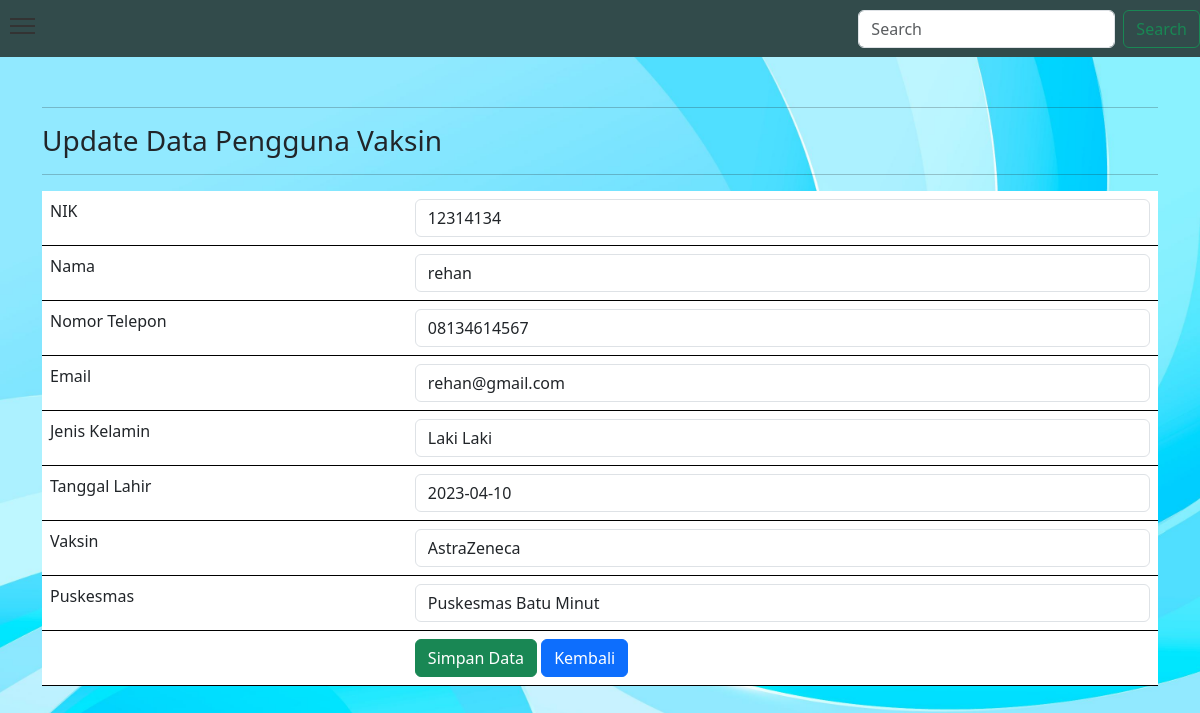
/edit_penduduk.php?NIK=12314134, run on the app's committed database.
### tables this page shows
CREATE TABLE `penduduk` (
  `NIK` int(11) NOT NULL,
  `Nama` varchar(50) NOT NULL,
  `Nomor_hp` varchar(50) NOT NULL,
  `Email` varchar(50) NOT NULL,
  `Jenis_kelamin` enum('L','P') NOT NULL,
  `Tanggal_lahir` date NOT NULL,
  `id_vaksin` int(50) NOT NULL,
  `id_puskesmas` int(50) NOT NULL
);

CREATE TABLE `vaksin` (
  `id_vaksin` int(50) NOT NULL,
  `jenis_vaksin` varchar(50) NOT NULL
);

CREATE TABLE `puskesmas` (
  `id_puskesmas` int(50) NOT NULL,
  `nama_puskes` varchar(50) NOT NULL
);

### edit_penduduk.php (the view, shortened to what this page needs)
<?php include 'header.php';
$NIK = $_GET['NIK'];
$query = mysqli_query($connect, "select * from penduduk where NIK='$NIK'");
$penduduk = mysqli_fetch_assoc($query);
?>
<body>
    <div class="container" style="margin-top: 50px;">
        <hr>
        <h3>Update Data Pengguna Vaksin</h3>
        <hr>
        <form action="update_penduduk.php" method="post">
            <table class="table table-borderd">
                <tr>
                    <td>NIK</td>
                    <td><input type="NIK" name="NIK" value="<?php echo $penduduk['NIK'] ?>" placeholder="nik" class="form-control"></td>
                </tr>
                <tr>
                    <td>Nama</td>
                    <td><input type="Nama" name="Nama" value="<?php echo $penduduk['Nama'] ?>" placeholder="Nama" class="form-control"></td>
                </tr>
                <tr>
                    <td>Nomor Telepon</td>
                    <td><input type="Nomor_hp" name="Nomor_hp" value="<?php echo $penduduk['Nomor_hp'] ?>" placeholder="Email" class="form-control"></td>
                </tr>
                <tr>
                    <td>Email</td>
                    <td><input type="Email" name="Email" value="<?php echo $penduduk['Email'] ?>" placeholder="email" class="form-control"></td>
                </tr>
                <td>Jenis Kelamin</td>
                <td>
                    <select name="Jenis_kelamin" value="<?php echo $mahasiswa['Jenis_kelamin'] ?>" class="form-control">
                        <option value="L">Laki Laki</option>
                    </select>
                </td>
                <tr>
                    <td>Tanggal Lahir</td>
                    <td><input type="Tanggal_lahir" name="Tanggal_lahir" value="<?php echo $penduduk['Tanggal_lahir'] ?>" class="form-control"></td>
                </tr>
                <tr>
                    <td>Vaksin</td>
                    <td><select name="id_vaksin" class="form-control">
                            <?php
                            $vaksin = mysqli_query($connect, "select * from vaksin");
                            while ($row = mysqli_fetch_assoc($vaksin)) {
                                echo "<option value='" . $row['id_vaksin'] . "' ";
                                echo $row['id_vaksin'] == $penduduk['id_vaksin'] ? "selected" : "~~";
                                echo ">" . $row['jenis_vaksin'] . "</option>";
                            }
                            ?>
                        </select>
                </tr>
                <tr>
                    <td>Puskesmas</td>
                    <td><select name="id_puskesmas" class="form-control">
                            <?php
                            $puskesmas = mysqli_query($connect, "select * from puskesmas");
                            while ($row = mysqli_fetch_assoc($puskesmas)) {
                                echo "<option value='" . $row['id_puskesmas'] . "' ";
                                echo $row['id_puskesmas'] == $penduduk['id_puskesmas'] ? "selected" : "";
                                echo ">" . $row['nama_puskes'] . "</option>";
                            }
                            ?>
                        </select>
                </tr>
                <tr>
                    <td></td>
                    <td><button type="submit" class="btn btn-success">Simpan Data</button>
                        <a href="index.php" class="btn btn-primary">Kembali</a>
                    </td>
                </tr>
            </table>
        </form>
    </div>
</body>
<?php include 'footer.php'; ?>

### header.php (style rules this page uses)
.table { border-color: black }

### edit_penduduk.php (style rules this page uses)
body { background-image: url(5549155.jpg); background-size: cover; }

### data on the page
penduduk: NIK "12314134", Nama "rehan", Nomor_hp "08134614567", Email "rehan@gmail.com", Tanggal_lahir "2023-04-10", id_vaksin "AstraZeneca", id_puskesmas "Puskesmas Batu Minut"
